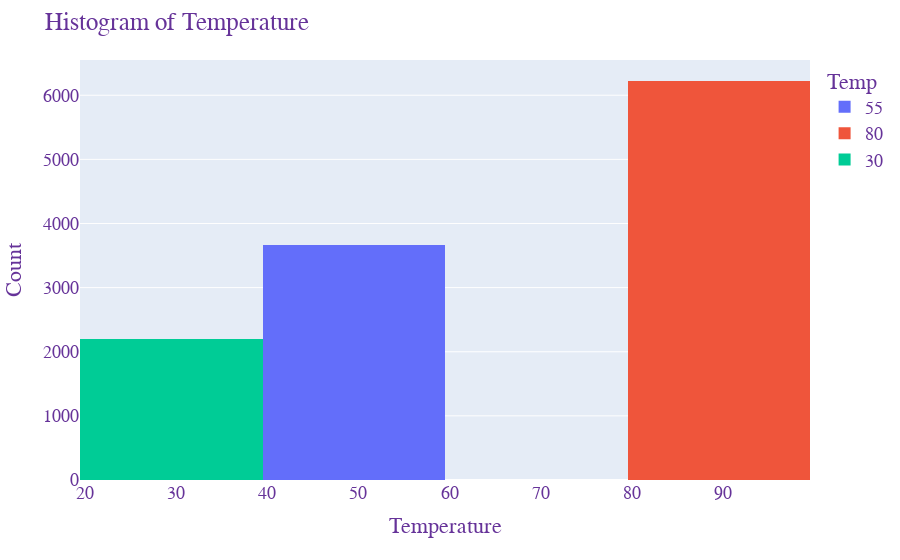

Notebook code for this chart:
### Markdown cell above
6. Use a histogram to visualize the temperature column.

### Code cell
#Histogram visualizing temperature column
fig = px.histogram(data_clean, x = 'temperature', color = 'temperature')
fig.update_layout(title='Histogram of Temperature',
    xaxis_title='Temperature',
    yaxis_title='Count',
    legend_title='Temp',            
    font=dict(family="Courier New, monospace", size=18, color="RebeccaPurple")
                 )
fig.show()

### Figure 1 — Plotly figure (JSON) as saved in the notebook; plotly's stock layout.template omitted (floating-point values rounded to 4 significant figures; data arrays with more than 128 entries replaced by an {"elided": "..."} marker saying what was removed)
{"data": [{"alignmentgroup": "True", "bingroup": "x", "hovertemplate": "temperature=%{x}<br>count=%{y}<extra></extra>", "legendgroup": "55", "marker": {"color": "#636efa", "pattern": {"shape": ""}}, "name": "55", "offsetgroup": "55", "orientation": "v", "showlegend": true, "type": "histogram", "x": {"elided": "3662 int values"}, "xaxis": "x", "yaxis": "y"}, {"alignmentgroup": "True", "bingroup": "x", "hovertemplate": "temperature=%{x}<br>count=%{y}<extra></extra>", "legendgroup": "80", "marker": {"color": "#EF553B", "pattern": {"shape": ""}}, "name": "80", "offsetgroup": "80", "orientation": "v", "showlegend": true, "type": "histogram", "x": {"elided": "6222 int values"}, "xaxis": "x", "yaxis": "y"}, {"alignmentgroup": "True", "bingroup": "x", "hovertemplate": "temperature=%{x}<br>count=%{y}<extra></extra>", "legendgroup": "30", "marker": {"color": "#00cc96", "pattern": {"shape": ""}}, "name": "30", "offsetgroup": "30", "orientation": "v", "showlegend": true, "type": "histogram", "x": {"elided": "2195 int values"}, "xaxis": "x", "yaxis": "y"}], "layout": {"barmode": "relative", "font": {"color": "RebeccaPurple", "family": "Courier New, monospace", "size": 18}, "legend": {"title": {"text": "Temp"}, "tracegroupgap": 0}, "margin": {"t": 60}, "title": {"text": "Histogram of Temperature"}, "xaxis": {"anchor": "y", "categoryarray": [55, 80, 30], "categoryorder": "array", "domain": [0, 1], "title": {"text": "Temperature"}}, "yaxis": {"anchor": "x", "domain": [0, 1], "title": {"text": "Count"}}}}
